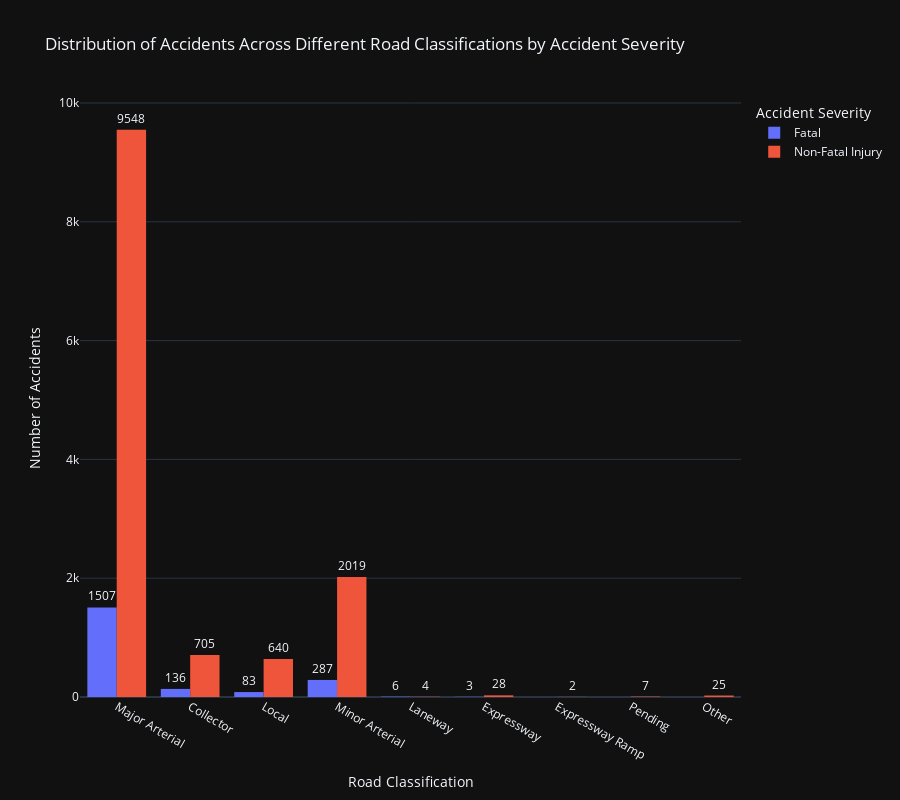

Write notebook code for a chart like this one.
### Markdown cell above
**Accident Distribution Across Different Road Classifications**

### Code cell
fig = px.histogram(df, x='ROAD_CLASS', color='ACCLASS',
                   title='Distribution of Accidents Across Different Road Classifications by Accident Severity',
                   labels={'ROAD_CLASS': 'Road Classification', 'ACCLASS': 'Accident Severity'},
                   barmode='group', 
                   category_orders={"ACCLASS": ["Fatal", "Non-Fatal Injury"]},  
                   text_auto=True, 
                   template='plotly_dark')

fig.update_layout(xaxis_title='Road Classification',
                  yaxis_title='Number of Accidents',
                  legend_title_text='Accident Severity',
                  bargap=0.2,  
                  height=800
                  )

fig.update_traces(textfont_size=12, textangle=0, textposition="outside", cliponaxis=False)

fig.show()

### Figure 1 — Plotly figure (JSON) as saved in the notebook; plotly's stock layout.template omitted (floating-point values rounded to 4 significant figures; data arrays with more than 128 entries replaced by an {"elided": "..."} marker saying what was removed)
{"data": [{"alignmentgroup": "True", "bingroup": "x", "cliponaxis": false, "hovertemplate": "Accident Severity=Fatal<br>Road Classification=%{x}<br>count=%{y}<extra></extra>", "legendgroup": "Fatal", "marker": {"color": "#636efa", "pattern": {"shape": ""}}, "name": "Fatal", "offsetgroup": "Fatal", "orientation": "v", "showlegend": true, "textangle": 0, "textfont": {"size": 12}, "textposition": "outside", "texttemplate": "%{value}", "type": "histogram", "x": {"elided": "2022 str values"}, "xaxis": "x", "yaxis": "y"}, {"alignmentgroup": "True", "bingroup": "x", "cliponaxis": false, "hovertemplate": "Accident Severity=Non-Fatal Injury<br>Road Classification=%{x}<br>count=%{y}<extra></extra>", "legendgroup": "Non-Fatal Injury", "marker": {"color": "#EF553B", "pattern": {"shape": ""}}, "name": "Non-Fatal Injury", "offsetgroup": "Non-Fatal Injury", "orientation": "v", "showlegend": true, "textangle": 0, "textfont": {"size": 12}, "textposition": "outside", "texttemplate": "%{value}", "type": "histogram", "x": {"elided": "12978 str values"}, "xaxis": "x", "yaxis": "y"}], "layout": {"bargap": 0.2, "barmode": "group", "height": 800, "legend": {"title": {"text": "Accident Severity"}, "tracegroupgap": 0}, "title": {"text": "Distribution of Accidents Across Different Road Classifications by Accident Severity"}, "xaxis": {"anchor": "y", "domain": [0, 1], "title": {"text": "Road Classification"}}, "yaxis": {"anchor": "x", "domain": [0, 1], "title": {"text": "Number of Accidents"}}}}
